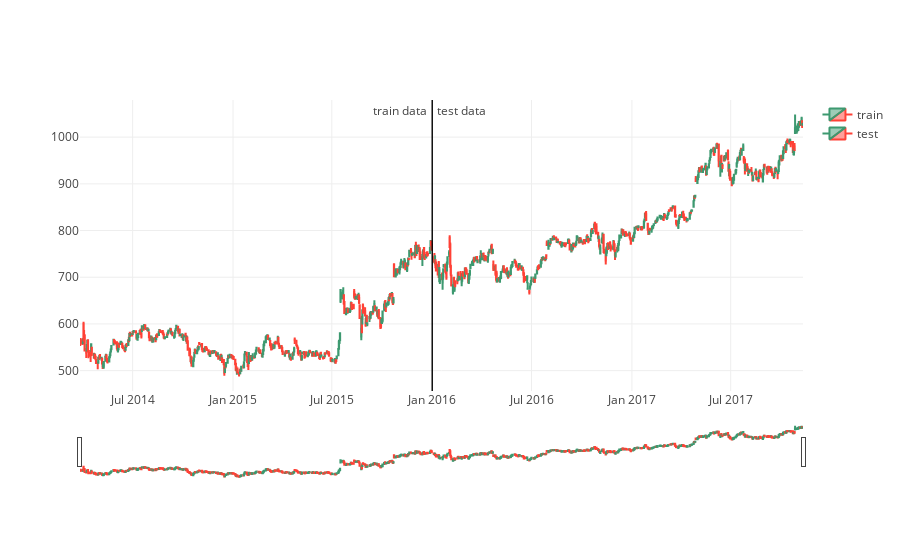

Notebook code for this chart:
### Code cell
plot_train_test(train, test, date_split)

### Figure 1 — Plotly figure (JSON) as saved in the notebook; plotly's stock layout.template omitted (floating-point values rounded to 4 significant figures; data arrays with more than 128 entries replaced by an {"elided": "..."} marker saying what was removed)
{"data": [{"close": {"elided": "446 float values"}, "high": {"elided": "446 float values"}, "low": {"elided": "446 float values"}, "name": "train", "open": {"elided": "446 float values"}, "type": "candlestick", "uid": "0f5ae455-cb03-46d7-a5c9-7591fab02408", "x": {"elided": "446 str values"}}, {"close": {"elided": "470 float values"}, "high": {"elided": "470 float values"}, "low": {"elided": "470 float values"}, "name": "test", "open": {"elided": "470 float values"}, "type": "candlestick", "uid": "9ac9df93-5b23-47af-a904-49ee13f38727", "x": {"elided": "470 str values"}}], "layout": {"annotations": [{"showarrow": false, "text": " test data", "x": "2016-01-01", "xanchor": "left", "xref": "x", "y": 1, "yref": "paper"}, {"showarrow": false, "text": "train data ", "x": "2016-01-01", "xanchor": "right", "xref": "x", "y": 1, "yref": "paper"}], "shapes": [{"line": {"color": "rgb(0,0,0)", "width": 1}, "x0": "2016-01-01", "x1": "2016-01-01", "xref": "x", "y0": 0, "y1": 1, "yref": "paper"}]}}
